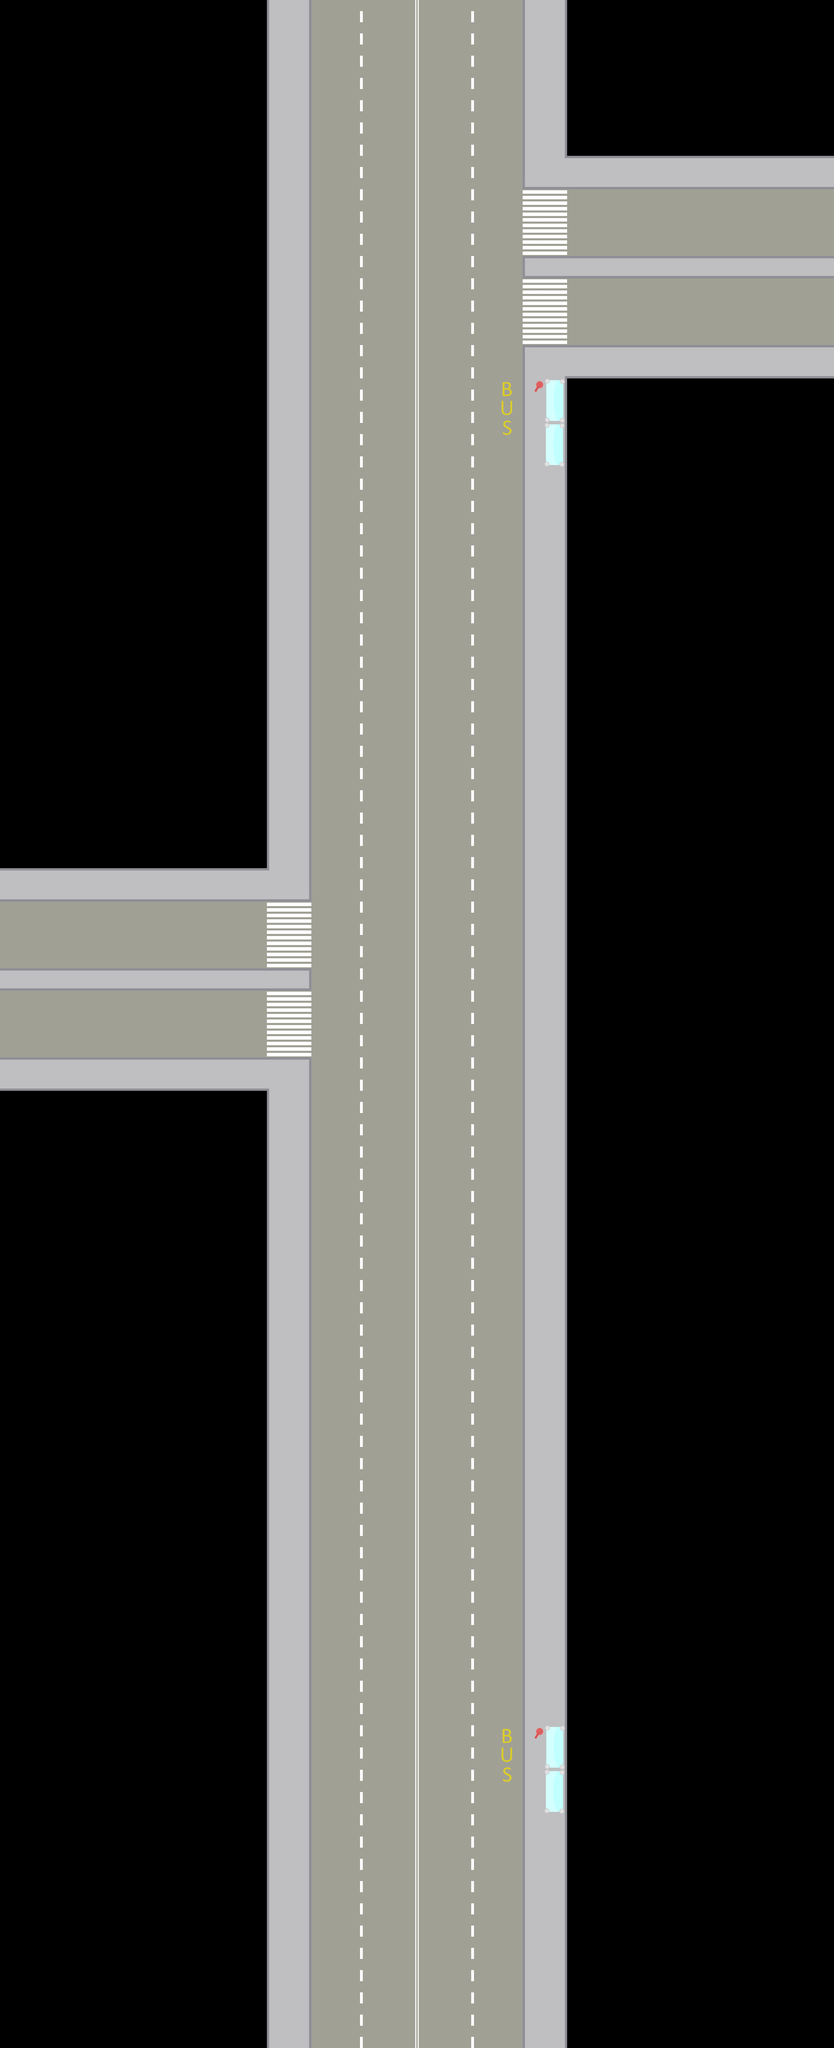

This game map was drawn from its Tiled (.tmx) file and the tilesets committed beside it. A one-line description and the trimmed map source follow:
An orthogonal 75x184 tile map with 32x32 px tiles, 2 tile layers (Tile Layer 1, Tile Layer 2), 2 tilesets.

<map version="1.2" tiledversion="1.3.4" orientation="orthogonal" renderorder="right-down" width="75" height="184" tilewidth="32" tileheight="32" infinite="0" nextlayerid="3" nextobjectid="1">
 <tileset firstgid="1" source="../busSprite.tsx" />
 <tileset firstgid="65" source="../Stations.tsx" />
 <layer id="1" name="Tile Layer 1" width="75" height="184">
  <data>[13800 cells, 5928 non-empty, 7 distinct tile ids]</data>
 </layer>
 <layer id="2" name="Tile Layer 2" width="75" height="184">
  <data>[13800 cells, 98 non-empty, 2 distinct tile ids]</data>
 </layer>
</map>
